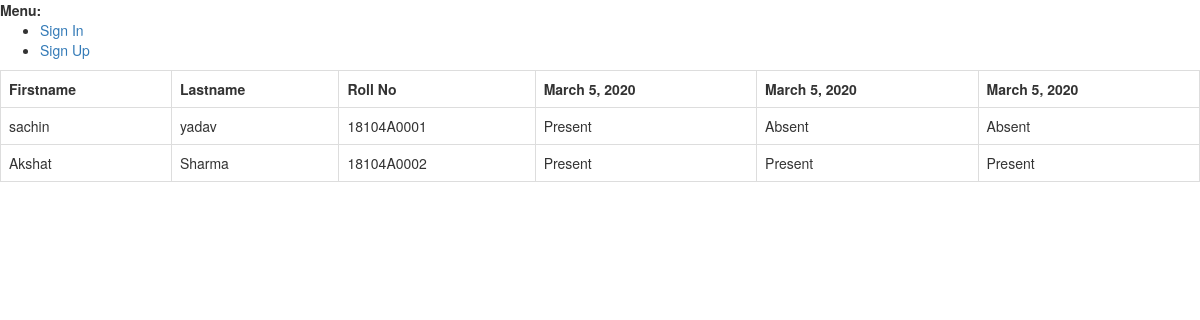
Screenshot of /detailed/2/2 with the database file from the repository.
### addentance/models.py (models this page shows, shortened)
class AttendanceTimestamp(models.Model):
    student  = models.ForeignKey('Student',on_delete=models.CASCADE,blank=True, null=True)
    subject = models.ForeignKey('Subject',on_delete=models.CASCADE,blank=True, null=True)
    present = models.BooleanField()
    timestamp = models.DateTimeField()

class Attendance(models.Model):
    student  = models.ForeignKey('Student',on_delete=models.CASCADE,blank=True, null=True)
    subject = models.ForeignKey('Subject',on_delete=models.CASCADE,blank=True, null=True)
    detailed_attendance = models.ManyToManyField('AttendanceTimestamp')
    not_attended = models.IntegerField(default=0)
    total = models.IntegerField(default=0)

class Student(models.Model):
    first_name  = models.CharField(max_length = 100)
    last_name  = models.CharField(max_length = 100)
    roll_no  = models.CharField(max_length = 100)

### addentance/views.py (the view)
# urls.py: path('detailed/<class_pk>/<subject_pk>', views.DetailedAttendance.as_view(), name="detailed-attendance"),
class DetailedAttendance(View):
    def get(self,request,class_pk,subject_pk,*args,**kwargs):
        class_ = Class.objects.get(pk=class_pk)
        subject = Subject.objects.get(pk=subject_pk)
        attendances = []
        for student in class_.students.all():
            attend = Attendance.objects.get(student =student,subject=subject)
            attendances.append(attend)
        context = {
            'attendance':attendances,
            'class':class_,
            'subject':subject,
            'last_attendance':attend,
        }
        return render(request,"detailed_atendance.html", context)

### templates/detailed_atendance.html
{% extends 'base.html' %}
{% block content %}
                <table class="table table-bordered">
                    <tr>
                        <th>Firstname</th>
                        <th>Lastname</th>
                        <th>Roll No</th>
                        {% for time in last_attendance.detailed_attendance.all %}
                                <th>{{time.timestamp.date}}</th>
                        {% endfor %}
                    </tr>
            {% for student in attendance %}
                <tr>
                    <td>{{student.student.first_name}}</td>
                    <td>{{student.student.last_name}}</td>
                    <td>{{student.student.roll_no}}</td>
                    {% for day in student.detailed_attendance.all  %}
                            {% if day.present %}
                                <td>Present</td>
                            {% else %}
                                <td>Absent</td>
                            {% endif %}
                    {% endfor %}
                </tr>
            {% endfor %}
                </table>
{% endblock content %}

### rows the page displays
AttendanceTimestamp: timestamp "March 5, 2020", present "Present"
AttendanceTimestamp: timestamp "March 5, 2020", present "Present"
AttendanceTimestamp: timestamp "March 5, 2020", present "Present"
Attendance: student.first_name "sachin", student.last_name "yadav", student.roll_no "18104A0001"
AttendanceTimestamp: present "Present"
AttendanceTimestamp: present "Absent"
AttendanceTimestamp: present "Absent"
Attendance: student.first_name "Akshat", student.last_name "Sharma", student.roll_no "18104A0002"
